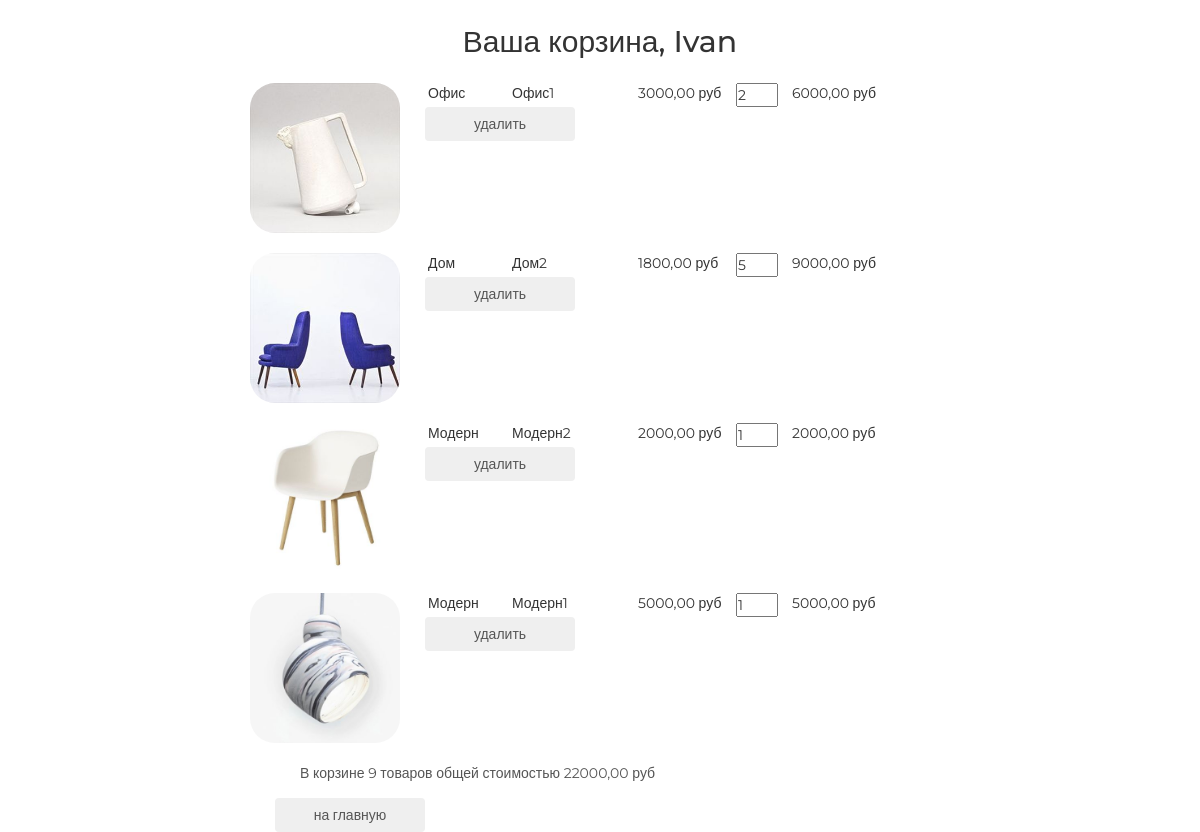
The app's page /basket/ (signed in) with its own data.
### authapp/models.py (models this page shows)
class ShopUser(AbstractUser):
    avatar = models.ImageField(upload_to='users', blank=True, verbose_name='Аватарка')
    age = models.PositiveSmallIntegerField(verbose_name='Возраст')

### basketapp/models.py (models this page shows, shortened)
class Basket(models.Model):
    product = models.ForeignKey(Product, on_delete=models.CASCADE, verbose_name='Товар')
    user = models.ForeignKey(settings.AUTH_USER_MODEL, on_delete=models.CASCADE, verbose_name='Пользователь')
    quantity = models.PositiveSmallIntegerField(default=0, verbose_name='Количество')
    created_at = models.DateTimeField(auto_now_add=True, verbose_name='Добавлен')
    class Meta:
        verbose_name = 'корзина'
        verbose_name_plural = 'корзины'
        ordering = ('created_at',)
    @property
    def product_cost(self):
        return self.product.price * self.quantity
    @property
    def total_quantity(self):
        _items = Basket.objects.filter(user=self.user)  # Получаем все тваоры из корзины по пользователю
        return sum(list(_items.values_list('quantity', flat=True)))
    @property
    def total_cost(self):
        _items = Basket.objects.filter(user=self.user)
        return sum(list(map(lambda x: x.product_cost, _items)))

### mainapp/models.py (models this page shows, shortened)
class Product(models.Model):
    category = models.ForeignKey(Category, on_delete=models.CASCADE, verbose_name='Категория', related_name='products')
    image = models.ImageField(upload_to='product', blank=True, null=True, verbose_name='Изображение')
    name = models.CharField(max_length=128, verbose_name='Название')
    short_desc = models.CharField(max_length=128, verbose_name='Краткое описание')
    description = models.TextField('Описание')
    price = models.DecimalField(max_digits=8, decimal_places=2, verbose_name='Цена')
    quantity = models.PositiveSmallIntegerField(default=0, verbose_name='Количество')
    is_active = models.BooleanField(default=True, verbose_name='Активен')
    class Meta:
        verbose_name = 'продукт'
        verbose_name_plural = 'продукты'

class Category(models.Model):
    name = models.CharField(max_length=128, verbose_name='Название', unique=True)
    description = models.TextField(verbose_name='Описание')
    is_active = models.BooleanField(default=True, verbose_name='Активен')
    class Meta:
        verbose_name = 'категория'
        verbose_name_plural = 'категории'
        ordering = ('pk', )

### basketapp/views.py (the view)
# urls.py: path('', basket_list, name='list'),
@login_required
def basket_list(request):
    context = {
        'basket_items': Basket.objects.filter(user=request.user)
    }
    return render(request, 'basketapp/list.html', context)

### basketapp/templates/basketapp/list.html (shortened to what this page needs)
{% extends 'basketapp/base.html' %}
{% load static %}
{% block content %}
    <div class="basket_list">
        {% include 'basketapp/includes/inc_basket_list.html' %}
    </div>
    <button class="btn btn-round">
            <a href="{% url 'index' %}">на главную</a>
    </button>
{% endblock %}

### basketapp/templates/basketapp/base.html (shortened to what this page needs)
<!DOCTYPE html>
{% load static %}
<html>
<head>
    {% block css %}
        <link rel="stylesheet" href="{% static 'css/bootstrap.min.css' %}">
        <link rel="stylesheet" href="{% static 'css/style.css' %}">
        <link rel="stylesheet" href="{% static 'fonts/font-awesome/css/font-awesome.css' %}">
    {% endblock %}
</head>
<body>
<div class="basket_container">
    <div class="h2 text-center head">
        Ваша корзина,
        {% if user.first_name %}
            {{ user.first_name|title }}
        {% else %}
            {{ user.username }}
        {% endif %}
    </div>
    {% block content %}
    {% endblock %}
</div>
</body>
</html>

### basketapp/templates/basketapp/includes/inc_basket_list.html
{% for item in basket_items %}
    <div class="basket_record">
        <img src="/media/{{ item.product.image }}"
             alt="{{ item.product.short_desc }}">
        <span class="category_name">{{ item.product.category.name }}</span>
        <span class="product_name">{{ item.product.name }}</span>
        <span class="product_price">{{ item.product.price }}&nbspруб</span>
        <input type="number" name="{{ item.pk }}" min="0" value="{{ item.quantity }}">
        <span class="product_cost">{{ item.product_cost }}&nbspруб</span>
        <button class="btn btn-round">
            <a href="{% url 'basket:remove' item.pk %}" class="">
                удалить
            </a>
        </button>
    </div>
{% endfor %}
{% if basket_items %}
    <div class="basket_summary">
        В корзине {{ basket_items.0.total_quantity }} товаров общей стоимостью
        {{ basket_items.0.total_cost }} руб
    </div>
{% endif %}

### static/css/style.css (style rules this page uses)
* { margin: 0; padding: 0; }
body { font-family: 'Montserrat', sans-serif; }
html, body { height: 100%; }
.basket_container { margin: 25px auto; width: 700px; }
.basket_list input[type="number"] { width: 3em; position: relative; display: block; float: left; }
.basket_list span.category_name { margin-left: 2em; width: 5em; position: relative; display: block; float: left; }
.basket_list span.product_name { margin-left: 1em; width: 8em; position: relative; display: block; float: left; }
.basket_list span.product_price { margin-left: 1em; width: 7em; position: relative; display: block; float: left; }
.basket_list span.product_cost { margin-left: 1em; width: 7em; position: relative; display: block; float: left; }
.basket_list .basket_record { position: relative; display: block; height: 170px; float: none; }
.basket_container .head { margin: 25px auto; }
.basket_container button { margin-left: 25px; width: 150px; display: block; float: left; }
.basket_container button a { text-decoration: none; color: #555; }
.basket_container img { display: block; float: left; width: 150px; border-radius: 25px; }
.basket_container .basket_summary { display: block; margin-left: 50px; margin-bottom: 15px; color: #555; }

### records on screen
ShopUser: first_name "Ivan"
Basket: product.image (picture), product.category.name "Офис", product.name "Офис1", product.price "3000,00", quantity "2", product_cost "6000,00", user "9", user+product+quantity "22000,00"
Basket: product.image (picture), product.category.name "Дом", product.name "Дом2", product.price "1800,00", quantity "5", product_cost "9000,00"
Basket: product.image (picture), product.category.name "Модерн", product.name "Модерн2", product.price "2000,00", quantity "1", product_cost "2000,00"
Basket: product.image (picture), product.category.name "Модерн", product.name "Модерн1", product.price "5000,00", quantity "1", product_cost "5000,00"
